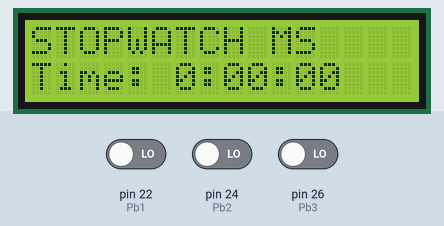
This sketch was run on a simulated Arduino Mega 2560, built with avr-gcc and run on an emulated ATmega2560. Shown: 16×2 character LCD. The test bench sets the inputs (shaded band); at power-on: pin 22 (Pb1) LOW, pin 24 (Pb2) LOW, pin 26 (Pb3) LOW.

Above: at 1.2 s.
1.3 s: pin 22 (Pb1) driven HIGH
At 1.45 s:
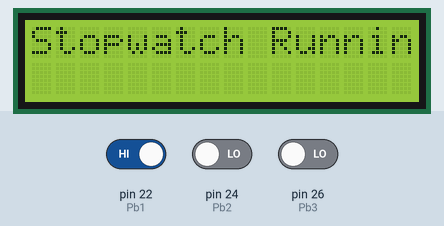
3.7 s: pin 24 (Pb2) driven HIGH
At 4.9 s:
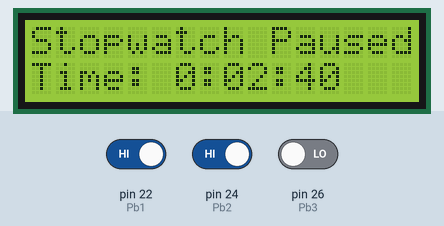
5.2 s: pin 26 (Pb3) driven HIGH
At 5.9 s:
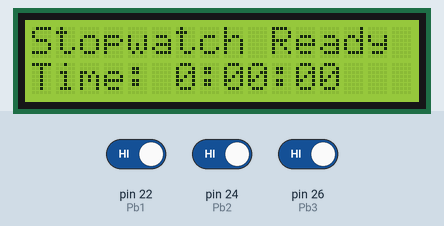
Timing chart, 0 to 8.2 s (numbered marks = the images above; inputs shaded):
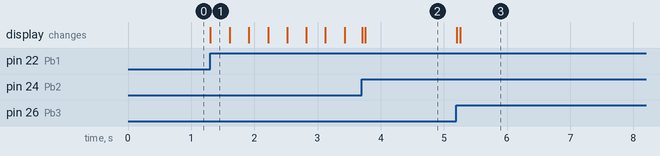

Measured:
- after the input at 1.3 s, the display: changes at once (image 1)
- after the input at 3.7 s, the display: first changes at once (image 2 shows a later state)
- after the input at 5.2 s, the display: first changes at once (image 3 shows a later state)

The sketch:

TestTime.ino
```cpp
#include <LiquidCrystal.h>

// Definisikan pin tombol dan LCD
// Asumsi tombol terhubung ke VCC (HIGH saat ditekan)
#define Pb1 22  // Start/Resume
#define Pb2 24  // Pause
#define Pb3 26  // Reset

const int rs = 12, en = 11, d4 = 5, d5 = 4, d6 = 3, d7 = 2;
LiquidCrystal lcd(rs, en, d4, d5,
                  d6, d7);

// Variabel status dan waktu
bool isRunning = false;
unsigned long startTime = 0;      // Waktu saat stopwatch mulai/resume (nilai millis())
unsigned long elapsedTime = 0;    // Waktu kumulatif yang berlalu saat di-pause/stopped
unsigned long displayedTime = 0;  // Waktu yang ditampilkan

// Variabel untuk debouncing (deteksi tekan tombol)
bool prevStartButton = LOW;
bool prevPauseButton = LOW;
bool prevResetButton = LOW;

//  FUNGSI UNTUK START

void start_resume() {
  if (!isRunning) {
    // Ketika START dari kondisi berhenti total (elapsedTime = 0) ATAU RESUME dari kondisi PAUSED
    // startTime dihitung dengan mengurangi waktu yang sudah berlalu (elapsedTime)
    // dari waktu millis() saat ini. Ini memastikan stopwatch melanjutkan dari elapsedTime.
    startTime = millis() - elapsedTime;
    isRunning = true;
    lcd.clear();
    lcd.setCursor(0, 0);
    lcd.print("Stopwatch Running");
  }
}

// FUNGSI UNTUK PAUSE

void pause_stop() {
  if (isRunning) {
    // Hanya bisa di-Pause jika sedang Running
    // Simpan waktu kumulatif yang telah berlalu (elapsedTime)
    elapsedTime = millis() - startTime;
    isRunning = false;
    lcd.clear();
    lcd.setCursor(0, 0);
    lcd.print("Stopwatch Paused");
  }
}

// FUNGSI UNTUK RESET

void reset_stop() {
  // Hanya bisa di-Reset saat di-PAUSED atau STOPPED (isRunning = false)
  if (!isRunning) {
    elapsedTime = 0;
    startTime = 0;
    displayedTime = 0;
    lcd.clear();
    lcd.setCursor(0, 0);
    lcd.print("Stopwatch Ready");
  }
}

// --- SETUP ---

void setup() {
  Serial.begin(9600);
  // Asumsi tombol terhubung ke VCC, jadi INPUT (bukan INPUT_PULLUP)
  pinMode(Pb1, INPUT);
  pinMode(Pb2, INPUT);
  pinMode(Pb3, INPUT);
  lcd.begin(16, 2);  // 16 kolom, 2 baris

  lcd.setCursor(0, 0);        //  Tampilan Awal
  lcd.print("STOPWATCH MS");  //  Tampilan Awal
  lcd.setCursor(0, 1);        //  Tampilan Awal
  lcd.print("Ready");         //  Tampilan Awal
}

// --- LOOP UTAMA ---

void loop() {
  // Baca status tombol
  bool startBtn = digitalRead(Pb1);
  bool pausedBtn = digitalRead(Pb2);
  bool resetBtn = digitalRead(Pb3);

  // Deteksi Tepi Naik (Rising Edge Detection) untuk Debouncing
  // Ini mencegah fungsi dipanggil berkali-kali saat tombol ditahan
  if (startBtn == HIGH && prevStartButton == LOW) {
    start_resume();
    delay(50);  // Debounce
  }
  if (pausedBtn == HIGH && prevPauseButton == LOW) {
    pause_stop();
    delay(50);  // Debounce
  }
  if (resetBtn == HIGH && prevResetButton == LOW) {
    reset_stop();
    delay(50);  // Debounce
  }

  // Simpan status tombol saat ini untuk perulangan berikutnya
  prevStartButton = startBtn;
  prevPauseButton = pausedBtn;
  prevResetButton = resetBtn;

  // --- PEMBARUAN WAKTU ---
  if (isRunning) {
    // Jika Running, waktu yang ditampilkan adalah waktu saat ini - waktu mulai
    displayedTime = millis() - startTime;
  } else {
    // Jika Paused/Stopped, waktu yang ditampilkan adalah waktu kumulatif yang disimpan
    displayedTime = elapsedTime;
  }

  // Konversi Waktu (Milidetik ke Menit:Detik:Milidetik)
  int minutes = displayedTime / 60000;
  int second = (displayedTime % 60000) / 1000;
  // Ambil dua digit pertama milidetik, dibagi 100 untuk menampilkan puluhan milidetik
  int milliseconds = (displayedTime % 1000) / 10;

  // Tampilkan Waktu di LCD
  lcd.setCursor(0, 1);
  lcd.print("Time: ");
  lcd.print(minutes);
  lcd.print(":");
  if (second < 10) lcd.print("0");
  lcd.print(second);
  lcd.print(":");
  if (milliseconds < 10) lcd.print("0");
  lcd.print(milliseconds);
  lcd.print(" ");  // Hapus karakter sisa
}
```
